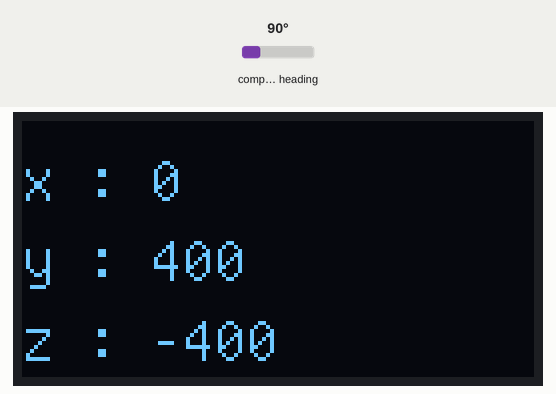
Recording of a sketch running on a simulated Arduino Uno, built with avr-gcc and run on an emulated ATmega328P. On the bench: 128×64 one-colour display. Wiring (inferred from the names in the program): HMC5883L compass at I2C address 0x1E. Inputs (shaded band) come from the test bench; at power-on: compass heading 90°.

Above: at 1.2 s.
1.3 s: compass heading set to 7°
At 2.7 s:
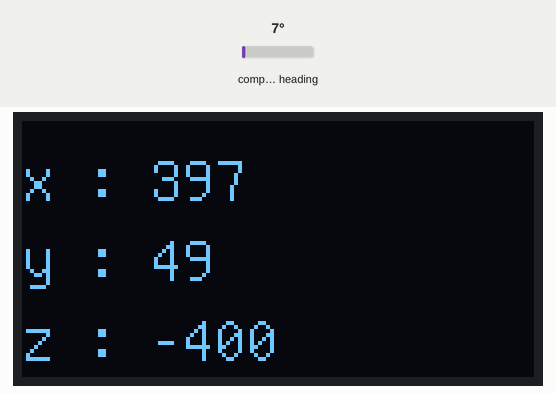
3.0 s: compass heading set to 180°
At 3.9 s:
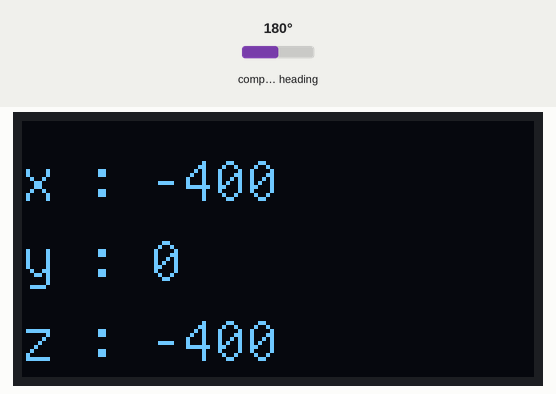
4.9 s: compass heading set to 269°
At 6.4 s:
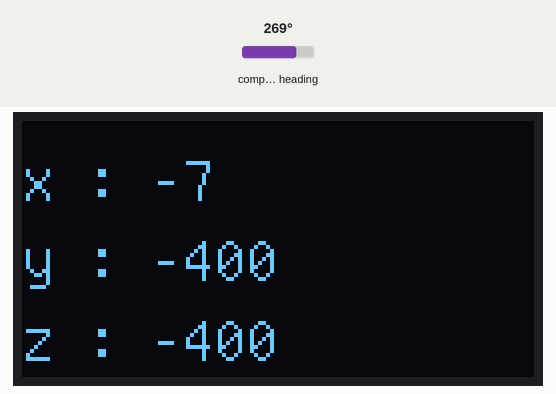
Timing chart, 0 to 7.9 s (numbered marks = the images above; inputs shaded):
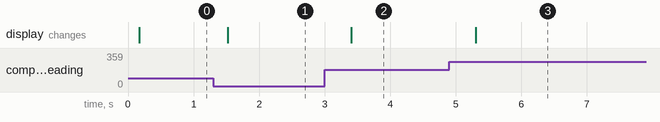

The sketch:

test_gia_toc.ino
```cpp
#include "U8glib.h"
#include <Wire.h> //I2C Arduino Library

#define address 0x1E //0011110b, I2C 7bit address of HMC5883

U8GLIB_SSD1306_128X64 u8g(U8G_I2C_OPT_NONE|U8G_I2C_OPT_DEV_0);

int x,y,z; //triple axis data

char bufferX [20];
char bufferY [20];
char bufferZ [20];
float gocX,gocY,gocZ;
void draw(void) {
  u8g.setFont(u8g_font_unifont);
  u8g.drawStr( 0, 20, bufferX);
  u8g.drawStr( 0, 40, bufferY);
  u8g.drawStr( 0, 60, bufferZ);

}

void setup(void) {
  x = 0;
  y = 0;
  z = 0;

  Wire.begin();

  //Put the HMC5883 IC into the correct operating mode
  Wire.beginTransmission(address); //open communication with HMC5883
  Wire.write(0x02); //select mode register
  Wire.write(0x00); //continuous measurement mode
  Wire.endTransmission();

}

void loop(void) {
  //Tell the HMC5883 where to begin reading data
  Wire.beginTransmission(address);
  Wire.write(0x03); //select register 3, X MSB register
  Wire.endTransmission();


 //Read data from each axis, 2 registers per axis
  Wire.requestFrom(address, 6);
  if(6<=Wire.available()){
    x = Wire.read()<<8; //X msb
    x |= Wire.read(); //X lsb
    z = Wire.read()<<8; //Z msb
    z |= Wire.read(); //Z lsb
    y = Wire.read()<<8; //Y msb
    y |= Wire.read(); //Y lsb
 //   float Pi = 3.14159;
//  gocX = (atan2(y,x) * 180) / Pi;
//  gocY = (atan2(z,x)*180)/Pi;
//  gocZ = (atan2(z,y)*180)/Pi;
  }

  sprintf(bufferX, "x : %d", x);
  sprintf(bufferY, "y : %d", y);
  sprintf(bufferZ, "z : %d", z);

  u8g.firstPage();
  do {
    draw();
  } while( u8g.nextPage() );

  delay(100);
}
```

Measured:
- after the input at 1.3 s, the display: changes after 0.22 s (image 1)
- after the input at 3.0 s, the display: changes after 0.41 s (image 2)
- after the input at 4.9 s, the display: changes after 0.40 s (image 3)
